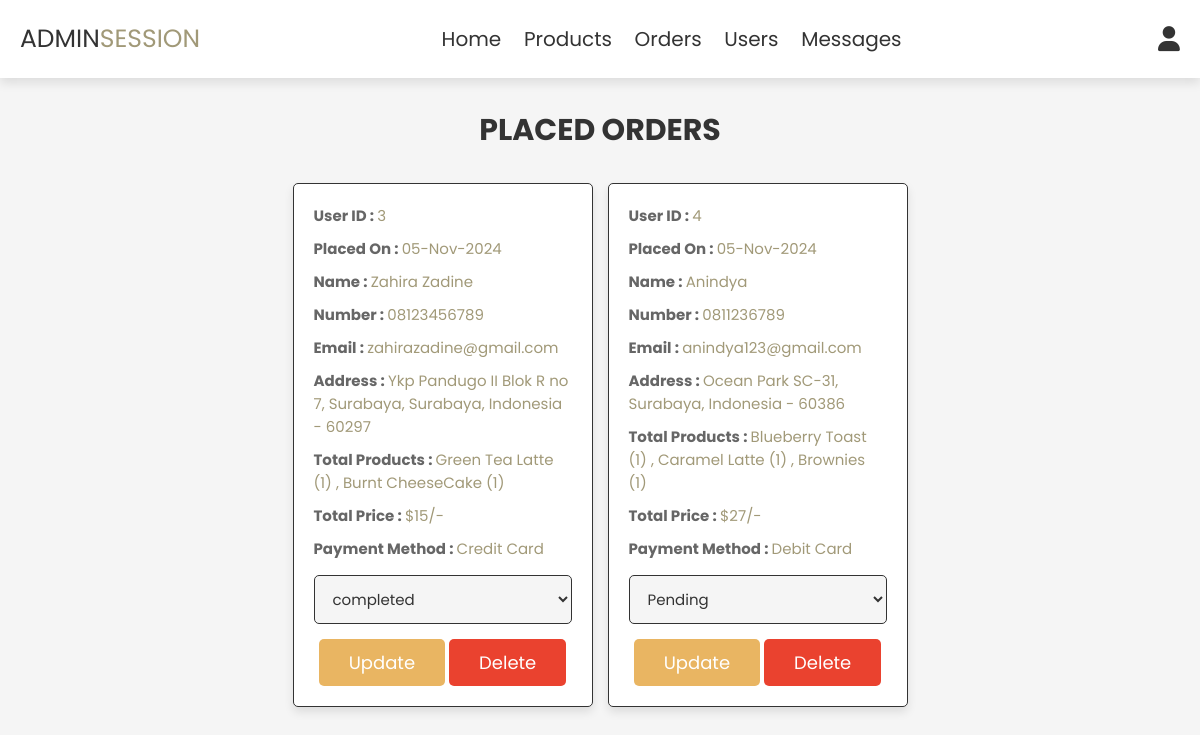
Page /admin_orders.php (signed in) on the committed database.
### tables this page shows
CREATE TABLE `orders` (
  `id` int(100) NOT NULL,
  `user_id` int(100) NOT NULL,
  `name` varchar(100) NOT NULL,
  `number` varchar(12) NOT NULL,
  `email` varchar(100) NOT NULL,
  `method` varchar(50) NOT NULL,
  `address` varchar(500) NOT NULL,
  `total_products` varchar(1000) NOT NULL,
  `total_price` int(100) NOT NULL,
  `placed_on` varchar(50) NOT NULL,
  `payment_status` varchar(20) NOT NULL DEFAULT 'Pending'
);

### admin_orders.php (the view, shortened to what this page needs)
<?php
include 'config.php';
?>
<!DOCTYPE html>
<html lang="en">
<head>
   <link rel="stylesheet" href="https://cdnjs.cloudflare.com/ajax/libs/font-awesome/6.0.0/css/all.min.css">
   <link rel="stylesheet" href="css/admin_style.css">
</head>
<body>
<?php include 'admin_header.php'; ?>
<section class="orders">
   <h1 class="title">Placed Orders</h1>
   <div class="box-container">
      <?php
      $select_orders = mysqli_query($conn, "SELECT * FROM `orders`") or die('query failed');
      if(mysqli_num_rows($select_orders) > 0){
         while($fetch_orders = mysqli_fetch_assoc($select_orders)){
      ?>
      <div class="box">
         <p> User ID : <span><?php echo $fetch_orders['user_id']; ?></span> </p>
         <p> Placed On : <span><?php echo $fetch_orders['placed_on']; ?></span> </p>
         <p> Name : <span><?php echo $fetch_orders['name']; ?></span> </p>
         <p> Number : <span><?php echo $fetch_orders['number']; ?></span> </p>
         <p> Email : <span><?php echo $fetch_orders['email']; ?></span> </p>
         <p> Address : <span><?php echo $fetch_orders['address']; ?></span> </p>
         <p> Total Products : <span><?php echo $fetch_orders['total_products']; ?></span> </p>
         <p> Total Price : <span>$<?php echo $fetch_orders['total_price']; ?>/-</span> </p>
         <p> Payment Method : <span><?php echo $fetch_orders['method']; ?></span> </p>
         <form action="" method="post">
            <select name="update_payment">
               <option value="" selected disabled><?php echo $fetch_orders['payment_status']; ?></option>
            </select>
            <input type="submit" value="update" name="update_order" class="option-btn">
            <a href="admin_orders.php?delete=<?php echo $fetch_orders['id']; ?>" onclick="return confirm('Delete this Order?');" class="delete-btn">delete</a>
         </form>
      </div>
      <?php
         }
      }
      ?>
   </div>
</section>
</body>
</html>

### admin_header.php (shortened to what this page needs)
<div class="header">
    <div class="flex">
        <a href="admin_page.php" class="logo">ADMIN<span>SESSION</span></a>
        <nav class="navbar">
            <a href="admin_page.php">Home</a>
            <a href="admin_products.php">Products</a>
            <a href="admin_orders.php">Orders</a>
            <a href="admin_users.php">Users</a>
            <a href="admin_contacts.php">Messages</a>
        </nav>
        <div class="icons">
            <div id="user-btn" class="fas fa-user"></div>
        </div>
    </div>
</div>

### css/admin_style.css (style rules this page uses)
:root { --main-color: #a19978; --red: #ea422f; --orange: #e9b562; --black: #333; --white: #fff; --light-color: #666; --light-white: #ccc; --light-background: #f5f5f5; --border: 0.1rem solid var(--black); --box-shadow: 0 0.5rem 1rem rgba(0, 0, 0, 0.1); }
* { font-family: "Poppins", sans-serif; margin: 0; padding: 0; box-sizing: border-box; outline: none; border: none; text-decoration: none; transition: all 0.2s linear; }
html { font-size: 62.5%; overflow-x: hidden; }
body { background-color: var(--light-background); }
section { padding: 3rem 2rem; }
.title { text-align: center; margin-bottom: 3rem; text-transform: uppercase; color: var(--black); font-size: 3rem; }
.btn, .option-btn, .delete-btn, .white-btn { display: inline-block; margin-top: 1rem; padding: 1rem 3rem; cursor: pointer; color: var(--white); font-size: 1.8rem; border-radius: 0.5rem; text-transform: capitalize; }
.option-btn { background-color: var(--orange); }
.delete-btn { background-color: var(--red); }
.header { position: sticky; top: 0; left: 0; right: 0; z-index: 1000; background-color: var(--white); box-shadow: var(--box-shadow); }
.header .flex { display: flex; align-items: center; padding: 2rem; justify-content: space-between; position: relative; max-width: 1200px; margin: 0 auto; }
.header .flex .logo { font-size: 2.5rem; color: var(--black); }
.header .flex .logo span { color: var(--main-color); }
.header .flex .navbar a { margin: 0 1rem; font-size: 2rem; color: var(--black); }
.header .flex .icons div { margin-left: 1.5rem; font-size: 2.5rem; cursor: pointer; color: var(--black); }
.orders .box-container { display: grid; grid-template-columns: repeat(auto-fit, 30rem); justify-content: center; gap: 1.5rem; max-width: 1200px; margin: 0 auto; align-items: flex-start; }
.orders .box-container .box { background-color: var(--white); padding: 2rem; border: var(--border); box-shadow: var(--box-shadow); border-radius: 0.5rem; font-size: 1.5rem; }
.orders .box-container .box p { padding-bottom: 1rem; font-size: 1.5rem; color: var(--light-color); font-weight: bold; }
.orders .box-container .box p span { font-weight: normal; color: var(--main-color); }
.orders .box-container .box form { text-align: center; font-size: 1.5rem; }
.orders .box-container .box form select { border-radius: 0.5rem; margin: 0.5rem 0; width: 100%; background-color: var(--light-background); border: var(--border); padding: 1.2rem 1.4rem; font-size: 1.5rem; color: var(--black); }

### rows in the picture
orders: user "3", placed_on "05-Nov-2024", name "Zahira Zadine", number "08123456789", email "zahirazadine@gmail.com", address "Ykp Pandugo II Blok R no 7, Surabaya, Surabaya, Indonesia - 60297", total_products "Green Tea Latte (1) , Burnt CheeseCake (1)", total_price "15", method "Credit Card", update_payment "completed"
orders: user "4", placed_on "05-Nov-2024", name "Anindya", number "0811236789", email "anindya123@gmail.com", address "Ocean Park SC-31, Surabaya, Indonesia - 60386", total_products "Blueberry Toast (1) , Caramel Latte (1) , Brownies (1)", total_price "27", method "Debit Card", update_payment "Pending"
